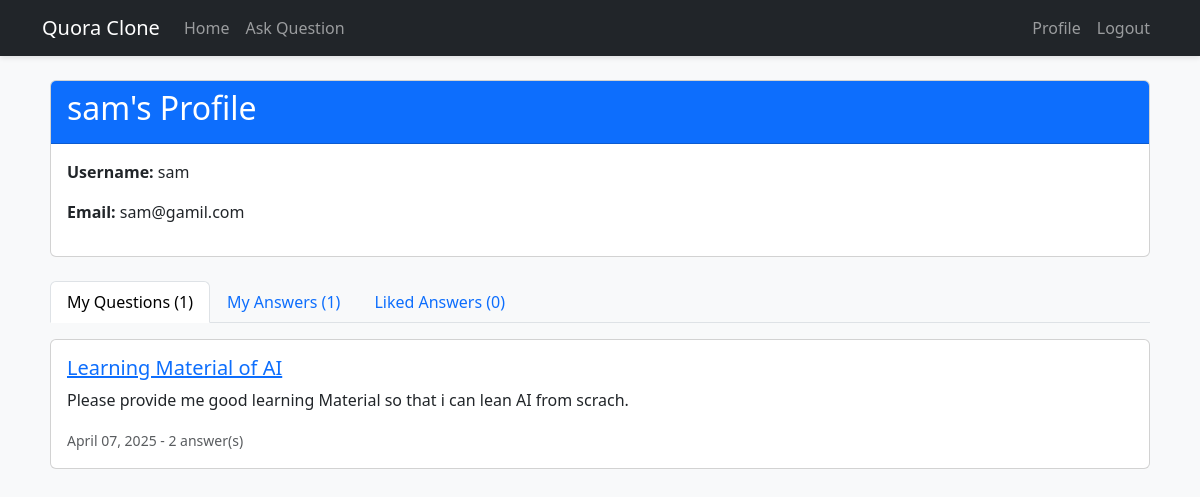
Screenshot of /profile/ (signed in) with the database file from the repository.
### qa_app/models.py (models this page shows, shortened)
class Question(models.Model):
    user = models.ForeignKey(User, on_delete=models.CASCADE)
    title = models.CharField(max_length=200)
    content = models.TextField()
    created_at = models.DateTimeField(default=timezone.now)
    class Meta:
        ordering = ['-created_at']

### qa_app/views.py (the view)
# urls.py: path('profile/', views.profile, name='profile'),
@login_required
def profile(request):
    user_questions = Question.objects.filter(user=request.user)
    user_answers = Answer.objects.filter(user=request.user)
    liked_answers = Answer.objects.filter(likes=request.user)
    context = {
        'user_questions': user_questions,
        'user_answers': user_answers,
        'liked_answers': liked_answers
    }
    return render(request, 'qa_app/profile.html', context)

### qa_app/templates/qa_app/profile.html (shortened to what this page needs)
{% extends "qa_app/base.html" %}
{% block content %}
<div class="card mb-4">
    <div class="card-header bg-primary text-white">
        <h2 class="card-title">{{ user.username }}'s Profile</h2>
    </div>
    <div class="card-body">
        <p><strong>Username:</strong> {{ user.username }}</p>
        <p><strong>Email:</strong> {{ user.email }}</p>
    </div>
</div>
<div class="row">
    <div class="col-md-12">
        <ul class="nav nav-tabs" id="profileTabs" role="tablist">
            <li class="nav-item" role="presentation">
                <button class="nav-link active" id="questions-tab" data-bs-toggle="tab" data-bs-target="#questions" type="button" role="tab">
                    My Questions ({{ user_questions.count }})
                </button>
            </li>
            <li class="nav-item" role="presentation">
                <button class="nav-link" id="answers-tab" data-bs-toggle="tab" data-bs-target="#answers" type="button" role="tab">
                    My Answers ({{ user_answers.count }})
                </button>
            </li>
            <li class="nav-item" role="presentation">
                <button class="nav-link" id="likes-tab" data-bs-toggle="tab" data-bs-target="#likes" type="button" role="tab">
                    Liked Answers ({{ liked_answers.count }})
                </button>
            </li>
        </ul>
        <div class="tab-content pt-3" id="profileTabsContent">
            <div class="tab-pane fade show active" id="questions" role="tabpanel">
                {% if user_questions %}
                    {% for question in user_questions %}
                    <div class="card mb-3">
                        <div class="card-body">
                            <h5 class="card-title">
                                <a href="{% url 'question_detail' question.pk %}">{{ question.title }}</a>
                            </h5>
                            <p class="card-text">{{ question.content|truncatewords:30 }}</p>
                            <div class="text-muted">
                                <small>{{ question.created_at|date:"F d, Y" }} - {{ question.answers.count }} answer(s)</small>
                            </div>
                        </div>
                    </div>
                    {% endfor %}
                {% else %}
                    <div class="alert alert-secondary">
                        You haven't asked any questions yet.
                    </div>
                {% endif %}
            </div>
        </div>
    </div>
</div>
{% endblock %}

### qa_app/templates/qa_app/base.html (style rules this page uses)
body { padding-top: 60px; background-color: #f8f9fa; }

### rows the page displays
Question: title "Learning Material of AI", content "Please provide me good learning Material so that i can lean AI from scrach.", created_at "April 07, 2025", answers.count "2"

### other values shown
{{ user.username }} "sam"
{{ user.email }} "sam@gamil.com"
{{ user_questions.count }} "1"
{{ user_answers.count }} "1"
{{ liked_answers.count }} "0"
